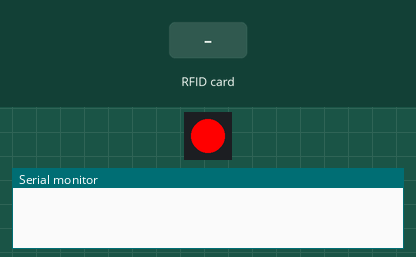
Bench run of a sketch on a simulated Arduino Leonardo, built with avr-gcc and run on an emulated ATmega32U4. On the bench: 1 RGB LEDs in strip order, left to right, the last lines printed to the serial monitor. The inputs (shaded band) are chosen by the test bench.

Above: at 1.2 s.
1.3 s: RFID card 5E 7A 19 C4 held to the reader
At 2.1 s:
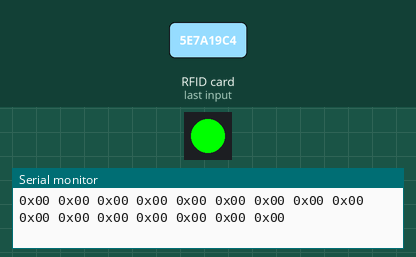
Timing chart, 0 to 4.3 s (numbered marks = the images above; inputs shaded):
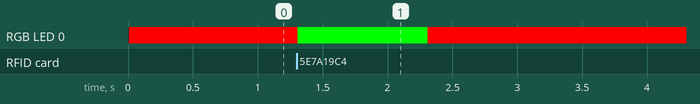

Measured:
- after the input at 1.3 s, RGB LED 0: RGB(255, 0, 0) → RGB(0, 255, 0) at once, → RGB(255, 0, 0) 1.0 s later

The sketch:

rfid_reader_with_rgb.ino
```cpp
#include <Adafruit_NeoPixel.h>
#ifdef __AVR__
  #include <avr/power.h>
#endif

#define PIN 8

#include <Wire.h>
#include <SPI.h>
#include <Adafruit_PN532.h>

// If using the breakout with SPI, define the pins for SPI communication.
#define PN532_SCK  (2)
#define PN532_MOSI (3)
#define PN532_SS   (4)
#define PN532_MISO (5)

// If using the breakout or shield with I2C, define just the pins connected
// to the IRQ and reset lines.  Use the values below (2, 3) for the shield!
#define PN532_IRQ   (2)
#define PN532_RESET (3)  // Not connected by default on the NFC Shield

// Uncomment just _one_ line below depending on how your breakout or shield
// is connected to the Arduino:

// Use this line for a breakout with a software SPI connection (recommended):
//Adafruit_PN532 nfc(PN532_SCK, PN532_MISO, PN532_MOSI, PN532_SS);

// Or use this line for a breakout or shield with an I2C connection:
Adafruit_PN532 nfc(PN532_IRQ, PN532_RESET);

Adafruit_NeoPixel strip = Adafruit_NeoPixel(1, PIN, NEO_GRB + NEO_KHZ800);


void setup() {
  #ifndef ESP8266
    while (!Serial); // for Leonardo/Micro/Zero
  #endif
  Serial.begin(115200);

  //Serial.println("Hello!");

  nfc.begin();

  uint32_t versiondata = nfc.getFirmwareVersion();
  if (! versiondata) {
    Serial.print("Didn't find PN53x board");
    while (1); // halt
  }
  // Got ok data, print it out!
  //Serial.print("Found chip PN5"); Serial.println((versiondata>>24) & 0xFF, HEX);
  //Serial.print("Firmware ver. "); Serial.print((versiondata>>16) & 0xFF, DEC);
  //Serial.print('.'); Serial.println((versiondata>>8) & 0xFF, DEC);

  // configure board to read RFID tags
  nfc.SAMConfig();

  //Serial.println("Waiting for an ISO14443A Card ...");

  strip.begin();
  strip.show(); // Initialize all pixels to 'off'
}


void loop() {

  uint32_t c = strip.Color(255, 0, 0);
    strip.setPixelColor(0, c);
    strip.show();


  uint8_t success;
  uint8_t uid[] = { 0, 0, 0, 0, 0, 0, 0 };  // Buffer to store the returned UID
  uint8_t uidLength;                        // Length of the UID (4 or 7 bytes depending on ISO14443A card type)

  // Wait for an ISO14443A type cards (Mifare, etc.).  When one is found
  // 'uid' will be populated with the UID, and uidLength will indicate
  // if the uid is 4 bytes (Mifare Classic) or 7 bytes (Mifare Ultralight)
  success = nfc.readPassiveTargetID(PN532_MIFARE_ISO14443A, uid, &uidLength);

  if (success) {
    // Display some basic information about the card
    //Serial.println("Found an ISO14443A card");
    //Serial.print("  UID Length: ");Serial.print(uidLength, DEC);Serial.println(" bytes");
    //Serial.print("  UID Value: ");
    //nfc.PrintHex(uid, uidLength);
    //Serial.println("");

    if (uidLength == 4)
    {
      // We probably have a Mifare Classic card ...
      //Serial.println("Seems to be a Mifare Classic card (4 byte UID)");

      // Now we need to try to authenticate it for read/write access
      // Try with the factory default KeyA: 0xFF 0xFF 0xFF 0xFF 0xFF 0xFF
      //Serial.println("Trying to authenticate block 4 with default KEYA value");
      uint8_t keya[6] = { 0xFF, 0xFF, 0xFF, 0xFF, 0xFF, 0xFF };

    // Start with block 4 (the first block of sector 1) since sector 0
    // contains the manufacturer data and it's probably better just
    // to leave it alone unless you know what you're doing
      success = nfc.mifareclassic_AuthenticateBlock(uid, uidLength, 4, 0, keya);

      if (success)
      {
        //Serial.println("Sector 1 (Blocks 4..7) has been authenticated");
        uint8_t data[16];

        // If you want to write something to block 4 to test with, uncomment
        // the following line and this text should be read back in a minute
        //memcpy(data, (const uint8_t[]){ 'a', 'd', 'a', 'f', 'r', 'u', 'i', 't', '.', 'c', 'o', 'm', 0, 0, 0, 0 }, sizeof data);

        //memcpy(data, (const uint8_t[]){ 'a', 'a', 'a', 'a', 'a', 'a', 'a', 'a', 'a', 'a', 'a', 'a', 'a', 'a', 'a', 'a' }, sizeof data);    // table 1
        //memcpy(data, (const uint8_t[]){ 'b', 'b', 'b', 'b', 'b', 'b', 'b', 'b', 'b', 'b', 'b', 'b', 'b', 'b', 'b', 'b' }, sizeof data);    // table 2
        //memcpy(data, (const uint8_t[]){ 'c', 'c', 'c', 'c', 'c', 'c', 'c', 'c', 'c', 'c', 'c', 'c', 'c', 'c', 'c', 'c' }, sizeof data);    // table 3
        //memcpy(data, (const uint8_t[]){ 'd', 'd', 'd', 'd', 'd', 'd', 'd', 'd', 'd', 'd', 'd', 'd', 'd', 'd', 'd', 'd' }, sizeof data);    // table 4
        //memcpy(data, (const uint8_t[]){ 'e', 'e', 'e', 'e', 'e', 'e', 'e', 'e', 'e', 'e', 'e', 'e', 'e', 'e', 'e', 'e' }, sizeof data);    // table 5
        //memcpy(data, (const uint8_t[]){ 'f', 'f', 'f', 'f', 'f', 'f', 'f', 'f', 'f', 'f', 'f', 'f', 'f', 'f', 'f', 'f' }, sizeof data);    // table 6
        //memcpy(data, (const uint8_t[]){ 'g', 'g', 'g', 'g', 'g', 'g', 'g', 'g', 'g', 'g', 'g', 'g', 'g', 'g', 'g', 'g' }, sizeof data);    // table 7
        //memcpy(data, (const uint8_t[]){ 'h', 'h', 'h', 'h', 'h', 'h', 'h', 'h', 'h', 'h', 'h', 'h', 'h', 'h', 'h', 'h' }, sizeof data);    // table 8
        //memcpy(data, (const uint8_t[]){ 'i', 'i', 'i', 'i', 'i', 'i', 'i', 'i', 'i', 'i', 'i', 'i', 'i', 'i', 'i', 'i' }, sizeof data);    // table 9
        //memcpy(data, (const uint8_t[]){ 'j', 'j', 'j', 'j', 'j', 'j', 'j', 'j', 'j', 'j', 'j', 'j', 'j', 'j', 'j', 'j' }, sizeof data);    // table 10
        //memcpy(data, (const uint8_t[]){ 'k', 'k', 'k', 'k', 'k', 'k', 'k', 'k', 'k', 'k', 'k', 'k', 'k', 'k', 'k', 'k' }, sizeof data);    // table 11
        //memcpy(data, (const uint8_t[]){ 'l', 'l', 'l', 'l', 'l', 'l', 'l', 'l', 'l', 'l', 'l', 'l', 'l', 'l', 'l', 'l' }, sizeof data);    // table 12
        //memcpy(data, (const uint8_t[]){ 'm', 'm', 'm', 'm', 'm', 'm', 'm', 'm', 'm', 'm', 'm', 'm', 'm', 'm', 'm', 'm' }, sizeof data);    // table 13
        //memcpy(data, (const uint8_t[]){ 'n', 'n', 'n', 'n', 'n', 'n', 'n', 'n', 'n', 'n', 'n', 'n', 'n', 'n', 'n', 'n' }, sizeof data);    // table 14
        //memcpy(data, (const uint8_t[]){ 'o', 'o', 'o', 'o', 'o', 'o', 'o', 'o', 'o', 'o', 'o', 'o', 'o', 'o', 'o', 'o' }, sizeof data);    // table 15

        //memcpy(data, (const uint8_t[]){ 'p', 'p', 'p', 'p', 'p', 'p', 'p', 'p', 'p', 'p', 'p', 'p', 'p', 'p', 'p', 'p' }, sizeof data);    // table 1 winner
        //memcpy(data, (const uint8_t[]){ 'q', 'q', 'q', 'q', 'q', 'q', 'q', 'q', 'q', 'q', 'q', 'q', 'q', 'q', 'q', 'q' }, sizeof data);    // table 2 winner
        //memcpy(data, (const uint8_t[]){ 'r', 'r', 'r', 'r', 'r', 'r', 'r', 'r', 'r', 'r', 'r', 'r', 'r', 'r', 'r', 'r' }, sizeof data);    // table 3 winner
        //memcpy(data, (const uint8_t[]){ 's', 's', 's', 's', 's', 's', 's', 's', 's', 's', 's', 's', 's', 's', 's', 's' }, sizeof data);    // table 4 winner
        //memcpy(data, (const uint8_t[]){ 't', 't', 't', 't', 't', 't', 't', 't', 't', 't', 't', 't', 't', 't', 't', 't' }, sizeof data);    // table 5 winner
        //memcpy(data, (const uint8_t[]){ 'u', 'u', 'u', 'u', 'u', 'u', 'u', 'u', 'u', 'u', 'u', 'u', 'u', 'u', 'u', 'u' }, sizeof data);    // table 6 winner
        //memcpy(data, (const uint8_t[]){ 'v', 'v', 'v', 'v', 'v', 'v', 'v', 'v', 'v', 'v', 'v', 'v', 'v', 'v', 'v', 'v' }, sizeof data);    // table 7 winner
        //memcpy(data, (const uint8_t[]){ 'w', 'w', 'w', 'w', 'w', 'w', 'w', 'w', 'w', 'w', 'w', 'w', 'w', 'w', 'w', 'w' }, sizeof data);    // table 8 winner
        //memcpy(data, (const uint8_t[]){ 'x', 'x', 'x', 'x', 'x', 'x', 'x', 'x', 'x', 'x', 'x', 'x', 'x', 'x', 'x', 'x' }, sizeof data);    // table 9 winner
        //memcpy(data, (const uint8_t[]){ 'y', 'y', 'y', 'y', 'y', 'y', 'y', 'y', 'y', 'y', 'y', 'y', 'y', 'y', 'y', 'y' }, sizeof data);    // table 10 winner
        //memcpy(data, (const uint8_t[]){ 'z', 'z', 'z', 'z', 'z', 'z', 'z', 'z', 'z', 'z', 'z', 'z', 'z', 'z', 'z', 'z' }, sizeof data);    // table 11 winner
        //memcpy(data, (const uint8_t[]){ '{', '{', '{', '{', '{', '{', '{', '{', '{', '{', '{', '{', '{', '{', '{', '{' }, sizeof data);    // table 12 winner
        //memcpy(data, (const uint8_t[]){ '|', '|', '|', '|', '|', '|', '|', '|', '|', '|', '|', '|', '|', '|', '|', '|' }, sizeof data);    // table 13 winner
        //memcpy(data, (const uint8_t[]){ '}', '}', '}', '}', '}', '}', '}', '}', '}', '}', '}', '}', '}', '}', '}', '}' }, sizeof data);    // table 14 winner
        //memcpy(data, (const uint8_t[]){ '~', '~', '~', '~', '~', '~', '~', '~', '~', '~', '~', '~', '~', '~', '~', '~' }, sizeof data);    // table 15 winner

        // #######################################################   Uncomment this line to write to tag    ####################################################
        //success = nfc.mifareclassic_WriteDataBlock (4, data);

        // Try to read the contents of block 4
        success = nfc.mifareclassic_ReadDataBlock(4, data);

        if (success)
        {
          // Data seems to have been read ... spit it out
          //Serial.println("Reading Block 4:");
          nfc.PrintHexChar(data, 16);
          //Serial.println("");


            uint32_t c = strip.Color(0, 255, 0);
            strip.setPixelColor(0, c);
            strip.show();


          // Wait a bit before reading the card again
          delay(1000);
        }
        else
        {
          Serial.println("Ooops ... unable to read the requested block.  Try another key?");
        }
      }
      else
      {
        Serial.println("Ooops ... authentication failed: Try another key?");
      }
    }

    if (uidLength == 7)
    {
      // We probably have a Mifare Ultralight card ...
      //Serial.println("Seems to be a Mifare Ultralight tag (7 byte UID)");

      // Try to read the first general-purpose user page (#4)
      //Serial.println("Reading page 4");
      uint8_t data[32];
      success = nfc.mifareultralight_ReadPage (4, data);
      if (success)
      {
        // Data seems to have been read ... spit it out
        nfc.PrintHexChar(data, 4);
        Serial.println("");

        // Wait a bit before reading the card again
        delay(1000);
      }
      else
      {
        Serial.println("Ooops ... unable to read the requested page!?");
      }
    }
  }
}
```
